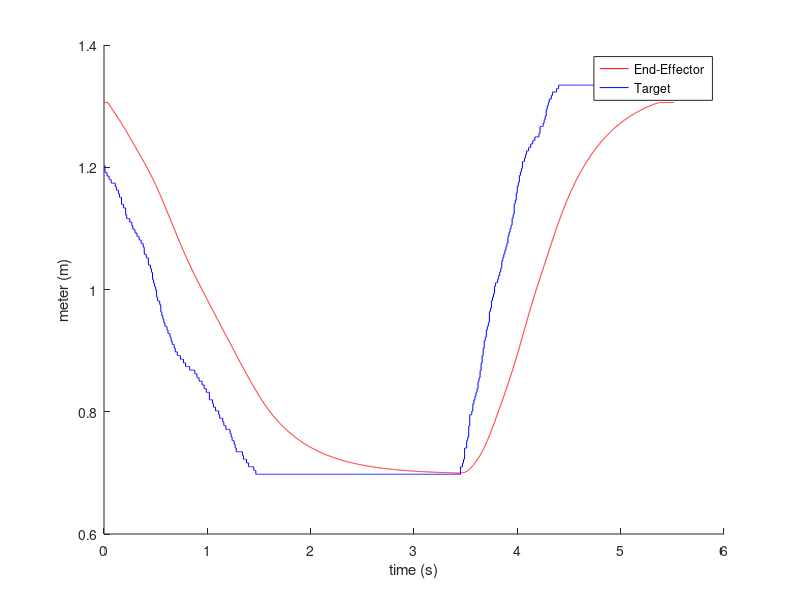

This figure's MATLAB source:
clear
close all
% save("z_axis.mat",'x_ee','x_t','t')

load('z_axis.mat')
x_ee1 = x_ee;
x_ee1(:,3) = x_ee1(:,3)-0.1;
figure(1)
hold on
plot(t,x_ee(:,3),'r');
plot(t,x_t(:,3),'b');
% plot(t,x_ee(:,2),'r.');
% plot(t,x_t(:,2),'b.');
% plot(t,x_ee(:,1),'r-');
% plot(t,x_t(:,1),'b-');
xlabel('time (s)');
ylabel('meter (m)');
legend('End-Effector','Target');
